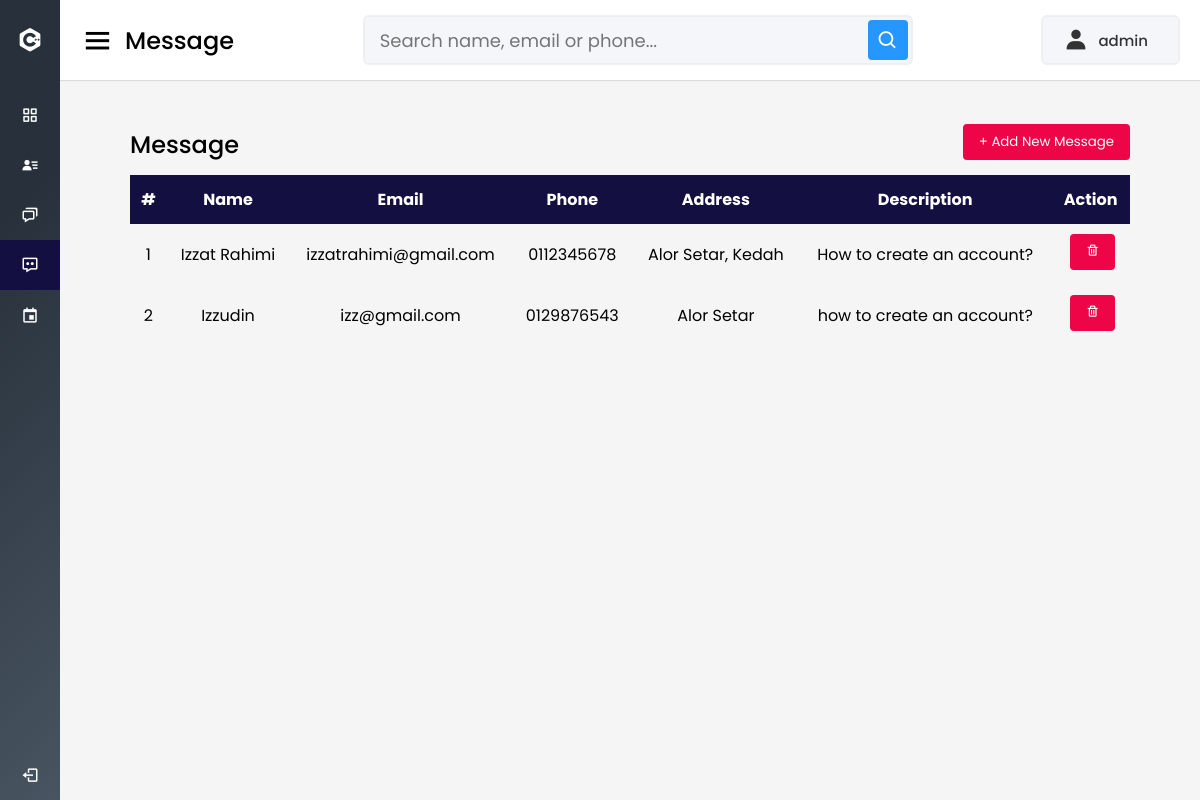
Page /admin/view_message.php (signed in) on the committed database.
### tables this page shows
CREATE TABLE `message` (
  `message_id` int(11) NOT NULL,
  `message_name` varchar(100) NOT NULL,
  `message_email` varchar(100) NOT NULL,
  `message_phone` varchar(100) NOT NULL,
  `message_address` varchar(100) NOT NULL,
  `message_desc` varchar(255) NOT NULL
);

### admin/view_message.php (the view, shortened to what this page needs)
<?php
include("../connection/dbconn.php");
?>
<!DOCTYPE html>
<html lang="en" dir="ltr">
<head>
  <link rel="stylesheet" href="style4.css">
  <link href='https://unpkg.com/boxicons@2.0.7/css/boxicons.min.css' rel='stylesheet'>
</head>
<body>
  <div class="sidebar">
    <div class="logo-details">
      <i class='bx bxl-c-plus-plus'></i>
      <span class="logo_name">Wed Gala</span>
    </div>
    <ul class="nav-links">
      <li>
        <a href="report.php">
          <i class='bx bx-grid-alt' ></i>
          <span class="links_name">Dashboard</span>
        </a>
      </li>
      <li>
        <a href="view_user.php" >
          <i class='bx bxs-user-detail'></i>
          <span class="links_name">User</span>
        </a>
      </li>
      <li>
        <a href="view_feedback.php">
          <i class='bx bx-chat'></i>
          <span class="links_name">Feedback</span>
        </a>
      </li>
      <li>
        <a href="view_message.php" class="active">
          <i class='bx bx-message-dots' ></i>
          <span class="links_name">Message</span>
        </a>
      </li>
      <li>
        <a href="view_event.php">
          <i class='bx bx-calendar-event' ></i>
          <span class="links_name">Event Details</span>
        </a>
      </li>
      <li class="log_out">
        <a href="../registration/logout.php">
          <i class='bx bx-log-out'></i>
          <span class="links_name">Log out</span>
        </a>
      </li>
    </ul>
  </div>
  <section class="home-section">
    <nav>
      <div class="sidebar-button">
        <i class='bx bx-menu sidebarBtn'></i>
        <span class="dashboard">Message</span>
      </div>
      <div class="search-box">
        <input type="text" placeholder="Search name, email or phone..." id="searchInput">
        <i class='bx bx-search' ></i>
      </div>
      <div class="profile-details">
        <i class='bx bxs-user'></i>
        <span class="admin_name">
          <?php echo $_SESSION['username']; ?>
        </span>
      </div>
    </nav>
    <div class="main-skills">
      <div class="table-container">
        <div class="table-header">
          <h2>Message</h2>
          <button class="add-message-btn">+ Add New Message</button>
        </div>
        <div class="table-responsive">
          <div class="table-scroll">
            <table>
              <thead>
                <tr>
                  <th>#</th>
                  <th>Name</th>
                  <th>Email</th>
                  <th>Phone</th>
                  <th>Address</th>
                  <th>Description</th>
                  <th>Action</th>
                </tr>
              </thead>
              <tbody>
                <?php
                $query = "SELECT * FROM message";
                $result = mysqli_query($dbconn, $query);
                $counter = 1;
                while ($row = mysqli_fetch_assoc($result)) {
                  echo "<tr>";
                  echo "<td>".$counter."</td>";
                  echo "<td>".$row['message_name']."</td>";
                  echo "<td>".$row['message_email']."</td>";
                  echo "<td>".$row['message_phone']."</td>";
                  echo "<td>".$row['message_address']."</td>";
                  echo "<td>".$row['message_desc']."</td>";
                  echo '<td>';
                  echo '&nbsp;<a href="db_delete_message.php?id='.$row['message_id'].'" ><button onclick="return confirm(\'Confirm Delete?\')"><i class="bx bx-trash"></i></button></a></td>';
                  echo "</tr>";
                  $counter++;
                }
                ?>
              </tbody>
            </table>
          </div>
        </div>
      </div>
    </div>
  </section>
</body>
</html>

### admin/style4.css (style rules this page uses)
:root { --pink:#EE0548; --black:#130f40; }
* { margin: 0; padding: 0; box-sizing: border-box; font-family: 'Poppins', sans-serif; }
.sidebar { position: fixed; height: 100%; width: 240px; transition: all 0.5s ease; background-color: #485461; background-image: linear-gradient(315deg, #485461 0%, #28313b 74%); }
.sidebar .logo-details { height: 80px; display: flex; align-items: center; }
.sidebar .logo-details i { font-size: 28px; font-weight: 500; color: #fff; min-width: 60px; text-align: center }
.sidebar .logo-details .logo_name { color: #fff; font-size: 24px; font-weight: 500; }
.sidebar .nav-links { margin-top: 10px; }
.sidebar .nav-links li { position: relative; list-style: none; height: 50px; }
.sidebar .nav-links li a { height: 100%; width: 100%; display: flex; align-items: center; text-decoration: none; transition: all 0.4s ease; }
.sidebar .nav-links li a.active { background: var(--black); }
.sidebar .nav-links li i { min-width: 60px; text-align: center; font-size: 18px; color: #fff; }
.sidebar .nav-links li a .links_name { color: #fff; font-size: 15px; font-weight: 400; white-space: nowrap; }
.sidebar .nav-links .log_out { position: absolute; bottom: 0; width: 100%; }
.home-section { position: relative; background: #f5f5f5; min-height: 100vh; width: calc(100% - 240px); left: 240px; transition: all 0.5s ease; }
.home-section nav { display: flex; justify-content: space-between; height: 80px; background: #fff; display: flex; align-items: center; position: fixed; width: calc(100% - 240px); left: 240px; z-index: 100; padding: 0 20px; box-shadow: 0 1px 1px rgba(0, 0, 0, 0.1); transition: all 0.5s ease; }
.home-section nav .sidebar-button { display: flex; align-items: center; font-size: 24px; font-weight: 500; }
nav .sidebar-button i { font-size: 35px; margin-right: 10px; }
.home-section nav .search-box { position: relative; height: 50px; max-width: 550px; width: 100%; margin: 0 20px; }
nav .search-box input { height: 100%; width: 100%; outline: none; background: #F5F6FA; border: 2px solid #EFEEF1; border-radius: 6px; font-size: 18px; padding: 0 15px; }
nav .search-box .bx-search { position: absolute; height: 40px; width: 40px; background: #2697FF; right: 5px; top: 50%; transform: translateY(-50%); border-radius: 4px; line-height: 40px; text-align: center; color: #fff; font-size: 22px; transition: all 0.4 ease; }
.home-section nav .profile-details { display: flex; align-items: center; background: #F5F6FA; border: 2px solid #EFEEF1; border-radius: 6px; height: 50px; padding: 0 20px 0 20px; }
nav .profile-details .admin_name { font-size: 15px; font-weight: 500; color: #333; margin: 0 10px; white-space: nowrap; }
nav .profile-details i { font-size: 25px; color: #333; }
@media (max-width: 1240px) { .sidebar { width: 60px; } }
@media (max-width: 1240px) { .home-section { width: calc(100% - 60px); left: 60px; } }
@media (max-width: 1240px) { .home-section nav { width: calc(100% - 60px); left: 60px; } }
.main-skills { display: flex; position: relative; padding-top: 104px; margin-left: 50px; margin-right: 50px; }
.table-container { width: 100%; padding: 20px; overflow-x: auto; }
.table-responsive { overflow-x: auto; }
.table-scroll { display: inline-block; min-width: 100%; }
table { width: 100%; border-collapse: collapse; text-align: center; }
table thead { background-color: var(--black); color: #fff; }
table thead th { padding: 12px 10px; }
table tbody td { padding: 10px; }
table tbody tr:nth-child(even) { background-color: #f5f5f5; }
.table-container button { background-color: var(--pink); color: #fff; border: none; padding: 8px 16px; border-radius: 4px; cursor: pointer; margin-bottom: 5px; }
.table-header { display: flex; align-items: center; justify-content: space-between; margin-bottom: 10px; }
.table-header h2 { font-size: 24px; font-weight: 500; }
input[type=text] { width: 100%; margin-bottom: 20px; padding: 12px; border: 1px solid #ccc; border-radius: 3px; }
a { color: #2196F3; }

### rows in the picture
message: message_name "Izzat Rahimi", message_email "izzatrahimi@gmail.com", message_phone "0112345678", message_address "Alor Setar, Kedah", message_desc "How to create an account?"
message: message_name "Izzudin", message_email "izz@gmail.com", message_phone "0129876543", message_address "Alor Setar", message_desc "how to create an account?"

### other values in the picture
$_SESSION['username'] "admin"
